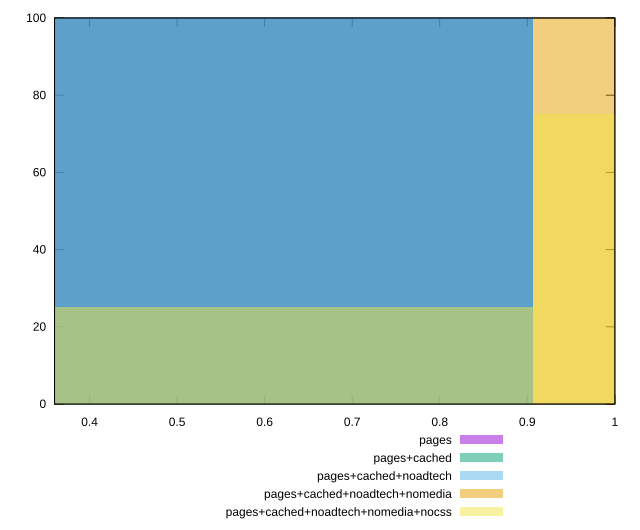

Write gnuplot code to recreate this figure.
reset

$pages <<EOF
0.6043008058794427 100
EOF

$pagesCached <<EOF
0.6043008058794427 100
EOF

$pagesCachedNoadtech <<EOF
0.6043008058794427 100
EOF

$pagesCachedNoadtechNomedia <<EOF
1.2086016117588854 100
EOF

$pagesCachedNoadtechNomediaNocss <<EOF
1.2086016117588854 75
0.6043008058794427 25
EOF

set key outside below
set boxwidth 0.6043008058794427
set xrange [0.36:1]
set yrange [0:100]
set trange [0:100]
set style fill transparent solid 0.5 noborder
set terminal svg size 640, 530 enhanced background rgb 'white'
set output "report_00009_2021-02-08T22-37-41.559Z/uses-webp-images/comparison/histogram/all_score.svg"

plot $pages title "pages" with boxes, \
     $pagesCached title "pages+cached" with boxes, \
     $pagesCachedNoadtech title "pages+cached+noadtech" with boxes, \
     $pagesCachedNoadtechNomedia title "pages+cached+noadtech+nomedia" with boxes, \
     $pagesCachedNoadtechNomediaNocss title "pages+cached+noadtech+nomedia+nocss" with boxes

reset
